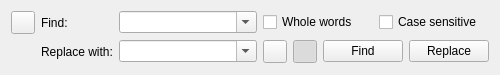
<ui version="4.0" >
 <class>ReplaceWidget</class>
 <widget class="QWidget" name="ReplaceWidget" >
  <property name="geometry" >
   <rect>
    <x>0</x>
    <y>0</y>
    <width>500</width>
    <height>75</height>
   </rect>
  </property>
  <property name="windowTitle" >
   <string>Find and Replace</string>
  </property>
  <layout class="QGridLayout" >
   <item row="0" column="0" >
    <widget class="QToolButton" name="pushButtonClose" >
     <property name="toolTip" >
      <string>Close find and replace box</string>
     </property>
     <property name="text" >
      <string/>
     </property>
     <property name="icon" >
      <iconset resource="application.qrc" >:/images/window-close.png</iconset>
     </property>
    </widget>
   </item>
   <item row="0" column="1" >
    <widget class="QLabel" name="labelFind" >
     <property name="text" >
      <string>Find:</string>
     </property>
    </widget>
   </item>
   <item row="0" column="2" >
    <widget class="QComboBox" name="comboBoxFind" >
     <property name="sizePolicy" >
      <sizepolicy vsizetype="Fixed" hsizetype="MinimumExpanding" >
       <horstretch>0</horstretch>
       <verstretch>0</verstretch>
      </sizepolicy>
     </property>
     <property name="editable" >
      <bool>true</bool>
     </property>
    </widget>
   </item>
   <item row="0" column="3" >
    <layout class="QHBoxLayout" >
     <item>
      <widget class="QCheckBox" name="checkBoxWholeWords" >
       <property name="text" >
        <string>Whole words</string>
       </property>
      </widget>
     </item>
     <item>
      <widget class="QCheckBox" name="checkBoxCaseSensitive" >
       <property name="text" >
        <string>Case sensitive</string>
       </property>
      </widget>
     </item>
    </layout>
   </item>
   <item row="1" column="1" >
    <widget class="QLabel" name="labelReplace" >
     <property name="text" >
      <string>Replace with:</string>
     </property>
    </widget>
   </item>
   <item row="1" column="2" >
    <widget class="QComboBox" name="comboBoxReplace" >
     <property name="sizePolicy" >
      <sizepolicy vsizetype="Fixed" hsizetype="MinimumExpanding" >
       <horstretch>0</horstretch>
       <verstretch>0</verstretch>
      </sizepolicy>
     </property>
     <property name="editable" >
      <bool>true</bool>
     </property>
    </widget>
   </item>
   <item row="1" column="3" >
    <layout class="QHBoxLayout" >
     <item>
      <widget class="QToolButton" name="pushButtonBackward" >
       <property name="toolTip" >
        <string>Search backward</string>
       </property>
       <property name="text" >
        <string/>
       </property>
       <property name="icon" >
        <iconset resource="application.qrc" >:/images/go-up.png</iconset>
       </property>
       <property name="checkable" >
        <bool>true</bool>
       </property>
      </widget>
     </item>
     <item>
      <widget class="QToolButton" name="pushButtonForward" >
       <property name="toolTip" >
        <string>Search forward</string>
       </property>
       <property name="text" >
        <string/>
       </property>
       <property name="icon" >
        <iconset resource="application.qrc" >:/images/go-down.png</iconset>
       </property>
       <property name="checkable" >
        <bool>true</bool>
       </property>
       <property name="checked" >
        <bool>true</bool>
       </property>
      </widget>
     </item>
     <item>
      <widget class="QPushButton" name="pushButtonFind" >
       <property name="text" >
        <string>Find</string>
       </property>
      </widget>
     </item>
     <item>
      <widget class="QPushButton" name="pushButtonReplace" >
       <property name="text" >
        <string>Replace</string>
       </property>
      </widget>
     </item>
    </layout>
   </item>
  </layout>
 </widget>
 <tabstops>
  <tabstop>pushButtonClose</tabstop>
  <tabstop>comboBoxFind</tabstop>
  <tabstop>comboBoxReplace</tabstop>
  <tabstop>checkBoxWholeWords</tabstop>
  <tabstop>checkBoxCaseSensitive</tabstop>
  <tabstop>pushButtonBackward</tabstop>
  <tabstop>pushButtonForward</tabstop>
  <tabstop>pushButtonFind</tabstop>
  <tabstop>pushButtonReplace</tabstop>
 </tabstops>
 <resources>
  <include location="application.qrc" />
 </resources>
 <connections/>
</ui>
